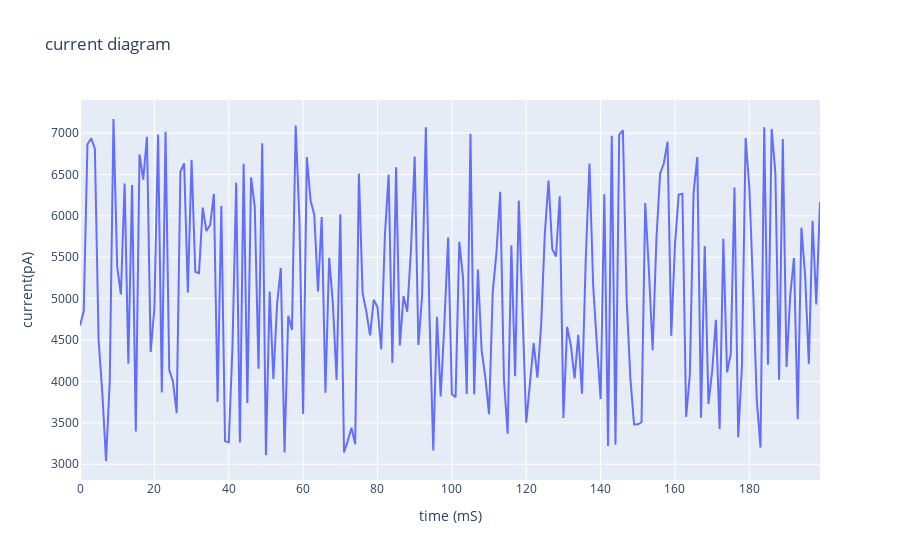
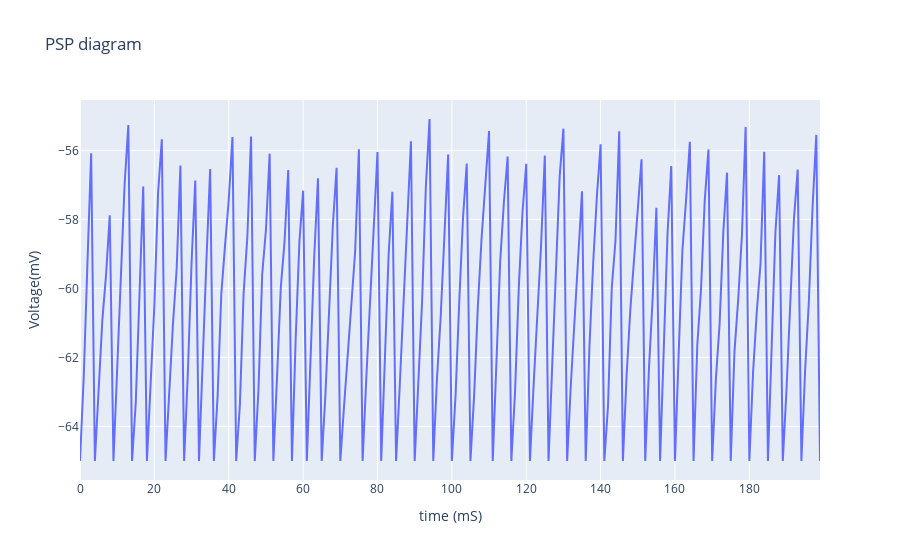
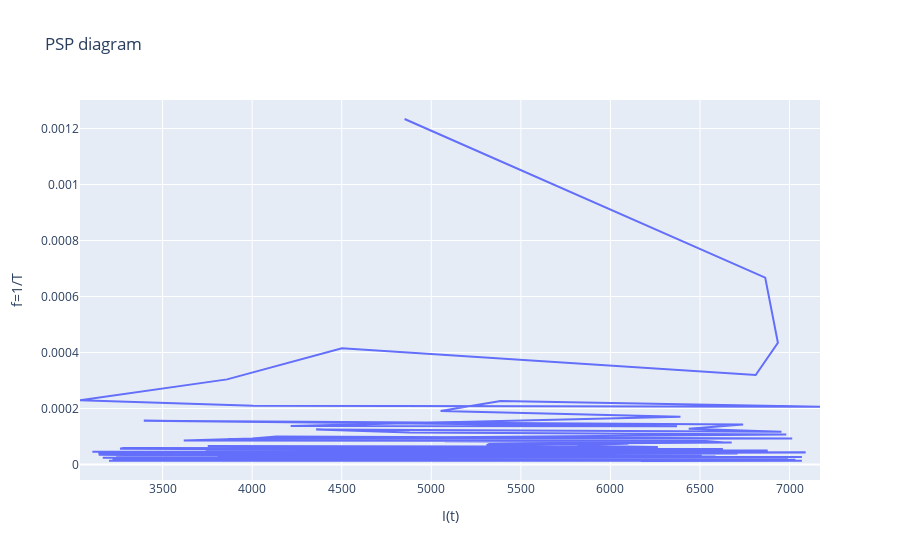
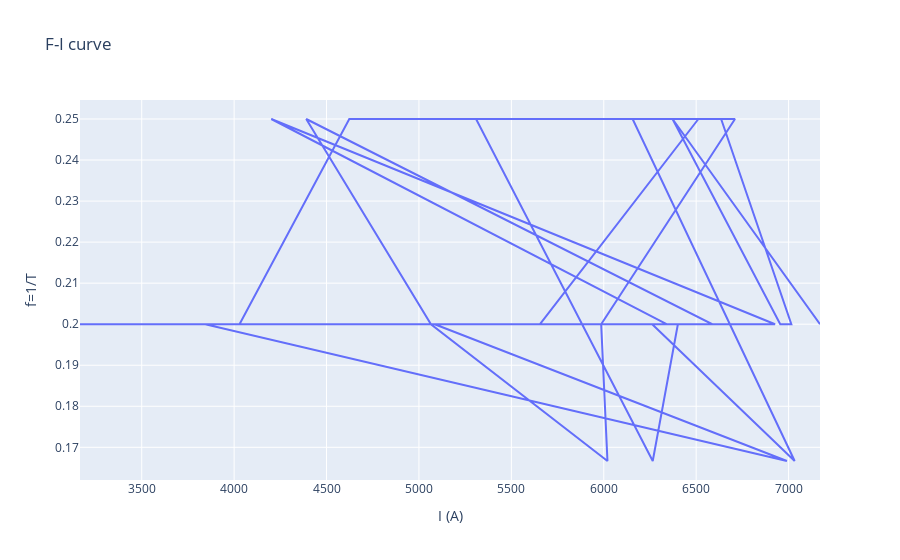

Notebook source saved alongside these figures, in order:
### Code cell
R = 0.01 
# tau (mS)
tau = 20
# u_rest (mV)
u_rest = -65
# threshold (mV)
threshold = -55
for datas,index in zip(data,range(len(data))):
    run(datas,R,tau,u_rest,threshold,index)

### Figure 1 — Plotly figure (JSON) as saved in the notebook; plotly's stock layout.template omitted (floating-point values rounded to 4 significant figures; data arrays with more than 128 entries replaced by an {"elided": "..."} marker saying what was removed)
{"data": [{"hovertemplate": "x=%{x}<br>y=%{y}<extra></extra>", "legendgroup": "", "line": {"color": "#636efa", "dash": "solid"}, "marker": {"symbol": "circle"}, "mode": "lines", "name": "", "orientation": "v", "showlegend": false, "type": "scatter", "x": {"elided": "200 int values"}, "xaxis": "x", "y": {"elided": "200 int values"}, "yaxis": "y"}], "layout": {"legend": {"tracegroupgap": 0}, "title": {"text": "current diagram"}, "xaxis": {"anchor": "y", "domain": [0, 1], "title": {"text": "time (mS)"}}, "yaxis": {"anchor": "x", "domain": [0, 1], "title": {"text": "current(pA)"}}}}

### Figure 2 — Plotly figure (JSON) as saved in the notebook; plotly's stock layout.template omitted (floating-point values rounded to 4 significant figures; data arrays with more than 128 entries replaced by an {"elided": "..."} marker saying what was removed)
{"data": [{"hovertemplate": "x=%{x}<br>y=%{y}<extra></extra>", "legendgroup": "", "line": {"color": "#636efa", "dash": "solid"}, "marker": {"symbol": "circle"}, "mode": "lines", "name": "", "orientation": "v", "showlegend": false, "type": "scatter", "x": {"elided": "201 int values"}, "xaxis": "x", "y": {"elided": "201 float values"}, "yaxis": "y"}], "layout": {"legend": {"tracegroupgap": 0}, "title": {"text": "PSP diagram"}, "xaxis": {"anchor": "y", "domain": [0, 1], "title": {"text": "time (mS)"}}, "yaxis": {"anchor": "x", "domain": [0, 1], "title": {"text": "Voltage(mV)"}}}}

### Figure 3 — Plotly figure (JSON) as saved in the notebook; plotly's stock layout.template omitted (floating-point values rounded to 4 significant figures; data arrays with more than 128 entries replaced by an {"elided": "..."} marker saying what was removed)
{"data": [{"hovertemplate": "x=%{x}<br>y=%{y}<extra></extra>", "legendgroup": "", "line": {"color": "#636efa", "dash": "solid"}, "marker": {"symbol": "circle"}, "mode": "lines", "name": "", "orientation": "v", "showlegend": false, "type": "scatter", "x": {"elided": "200 int values"}, "xaxis": "x", "y": {"elided": "200 float values"}, "yaxis": "y"}], "layout": {"legend": {"tracegroupgap": 0}, "title": {"text": "PSP diagram"}, "xaxis": {"anchor": "y", "domain": [0, 1], "title": {"text": "I(t)"}}, "yaxis": {"anchor": "x", "domain": [0, 1], "title": {"text": "f=1/T"}}}}

### Figure 4 — Plotly figure (JSON) as saved in the notebook; plotly's stock layout.template omitted (floating-point values rounded to 4 significant figures)
{"data": [{"hovertemplate": "x=%{x}<br>y=%{y}<extra></extra>", "legendgroup": "", "line": {"color": "#636efa", "dash": "solid"}, "marker": {"symbol": "circle"}, "mode": "lines", "name": "", "orientation": "v", "showlegend": false, "type": "scatter", "x": [7170, 6372, 6955, 7015, 6635, 5309, 6265, 6401, 6108, 4029, 4623, 6710, 5986, 6020, 5065, 4390, 6587, 6717, 3166, 3844, 6991, 5085, 5645, 3980, 6426, 4659, 5467, 6262, 7033, 6156, 6512, 5655, 6278, 4123, 4334, 6340, 4201, 6927, 5857], "xaxis": "x", "y": [0.2, 0.25, 0.2, 0.2, 0.25, 0.25, 0.1667, 0.2, 0.2, 0.2, 0.25, 0.25, 0.2, 0.1667, 0.2, 0.25, 0.2, 0.2, 0.2, 0.2, 0.1667, 0.2, 0.2, 0.2, 0.2, 0.2, 0.2, 0.2, 0.1667, 0.25, 0.25, 0.2, 0.2, 0.2, 0.2, 0.2, 0.25, 0.2, 0.2], "yaxis": "y"}], "layout": {"legend": {"tracegroupgap": 0}, "title": {"text": "F-I curve"}, "xaxis": {"anchor": "y", "domain": [0, 1], "title": {"text": "I (A)"}}, "yaxis": {"anchor": "x", "domain": [0, 1], "title": {"text": "f=1/T"}}}}
